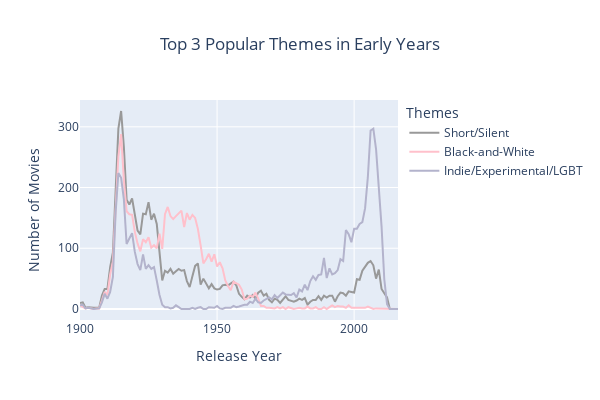
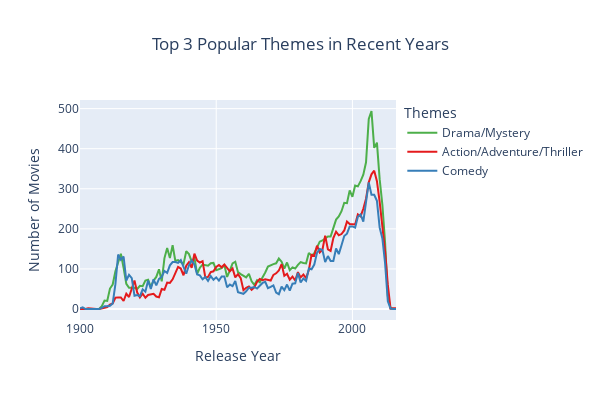

Write notebook code for charts like these, in order.
### Markdown cell above
#### Focus on the top firt and last 3 Themes from 1900 to nowadays

Identify the top 3 popular themes from the first and last 10 years of data and generates interactive plots showing the trends of these themes over time, with associated genres displayed on hover.

### Code cell
# First 3 most popular themes for the earliest years
start_years = theme_years_counts_pivot.iloc[:10] # based on the first 10 years
start_popular_themes = start_years.sum().nlargest(3).index

# First 3 most popular themes for the most recent years
end_years = theme_years_counts_pivot[theme_years_counts_pivot.columns.difference(['Other'])]
end_years = end_years.iloc[-10:] # based on the last 10 years
end_popular_themes = end_years.sum().nlargest(3).index

# Function to create a plot for selected themes
def create_theme_plot(themes, title):
    fig = go.Figure()

    for theme in themes:
        if theme in theme_years_counts_pivot.columns:
            # Get genres associated with the theme
            associated_genres = theme_mapping.get(theme, [])
            if len(associated_genres) > 5:
                genres_text = ', '.join(associated_genres[:5]) + ', ...'  # Truncate and add ellipsis
            else:
                genres_text = ', '.join(associated_genres)
            
            fig.add_trace(go.Scatter(
                x=theme_years_counts_pivot.index,
                y=theme_years_counts_pivot[theme],
                mode='lines',
                name=theme,
                line=dict(color=theme_colors.get(theme, 'gray')),
                hovertemplate=f'<b>Genres:</b> {genres_text}<br>'
                              f'<b>Year:</b> %{{x}}<br><b>Number of Movies:</b> %{{y}}<br>'
            ))

    fig.update_layout(
        title={
            'text': title,
            'x': 0.5,
            'xanchor': 'center'
        },
        xaxis_title='Release Year',
        yaxis_title='Number of Movies',
        legend_title="Themes",
        height=400,
        width=600,
    )

    return fig

# Create plots
fig_start = create_theme_plot(start_popular_themes, "Top 3 Popular Themes in Early Years")
fig_end = create_theme_plot(end_popular_themes, "Top 3 Popular Themes in Recent Years")

# Show the plots
fig_start.show()
fig_end.show()
fig_start.write_html('/Users/lilly-flore/Desktop/line_start_3.html')
fig_end.write_html('/Users/lilly-flore/Desktop/line_end_3.html')

### Figure 1 — Plotly figure (JSON) as saved in the notebook; plotly's stock layout.template omitted (floating-point values rounded to 4 significant figures)
{"data": [{"hovertemplate": "<b>Genres:</b> short film, silent film<br><b>Year:</b> %{x}<br><b>Number of Movies:</b> %{y}<br>", "line": {"color": "#999999"}, "mode": "lines", "name": "Short/Silent", "type": "scatter", "x": [1900, 1901, 1902, 1903, 1905, 1906, 1907, 1908, 1909, 1910, 1911, 1912, 1913, 1914, 1915, 1916, 1917, 1918, 1919, 1920, 1921, 1922, 1923, 1924, 1925, 1926, 1927, 1928, 1929, 1930, 1931, 1932, 1933, 1934, 1935, 1936, 1937, 1938, 1939, 1940, 1941, 1942, 1943, 1944, 1945, 1946, 1947, 1948, 1949, 1950, 1951, 1952, 1953, 1954, 1955, 1956, 1957, 1958, 1959, 1960, 1961, 1962, 1963, 1964, 1965, 1966, 1967, 1968, 1969, 1970, 1971, 1972, 1973, 1974, 1975, 1976, 1977, 1978, 1979, 1980, 1981, 1982, 1983, 1984, 1985, 1986, 1987, 1988, 1989, 1990, 1991, 1992, 1993, 1994, 1995, 1996, 1997, 1998, 1999, 2000, 2001, 2002, 2003, 2004, 2005, 2006, 2007, 2008, 2009, 2010, 2011, 2012, 2013, 2014, 2015, 2016], "y": [10, 11, 2, 3, 2, 2, 2, 22, 33, 33, 69, 93, 200, 297, 326, 267, 180, 172, 182, 155, 129, 123, 157, 156, 176, 147, 157, 140, 98, 47, 63, 60, 66, 58, 62, 66, 63, 64, 46, 36, 54, 71, 75, 40, 50, 42, 34, 41, 34, 32, 33, 39, 40, 39, 42, 45, 39, 25, 20, 16, 22, 19, 23, 17, 27, 30, 22, 25, 15, 11, 17, 15, 10, 16, 21, 15, 14, 12, 14, 17, 15, 18, 7, 12, 15, 15, 21, 15, 22, 19, 22, 22, 12, 21, 27, 26, 22, 29, 28, 27, 49, 48, 63, 70, 76, 79, 72, 50, 65, 33, 26, 19, 0, 0, 0, 0]}, {"hovertemplate": "<b>Genres:</b> black-and-white<br><b>Year:</b> %{x}<br><b>Number of Movies:</b> %{y}<br>", "line": {"color": "pink"}, "mode": "lines", "name": "Black-and-White", "type": "scatter", "x": [1900, 1901, 1902, 1903, 1905, 1906, 1907, 1908, 1909, 1910, 1911, 1912, 1913, 1914, 1915, 1916, 1917, 1918, 1919, 1920, 1921, 1922, 1923, 1924, 1925, 1926, 1927, 1928, 1929, 1930, 1931, 1932, 1933, 1934, 1935, 1936, 1937, 1938, 1939, 1940, 1941, 1942, 1943, 1944, 1945, 1946, 1947, 1948, 1949, 1950, 1951, 1952, 1953, 1954, 1955, 1956, 1957, 1958, 1959, 1960, 1961, 1962, 1963, 1964, 1965, 1966, 1967, 1968, 1969, 1970, 1971, 1972, 1973, 1974, 1975, 1976, 1977, 1978, 1979, 1980, 1981, 1982, 1983, 1984, 1985, 1986, 1987, 1988, 1989, 1990, 1991, 1992, 1993, 1994, 1995, 1996, 1997, 1998, 1999, 2000, 2001, 2002, 2003, 2004, 2005, 2006, 2007, 2008, 2009, 2010, 2011, 2012, 2013, 2014, 2015, 2016], "y": [6, 4, 1, 2, 0, 1, 1, 14, 28, 23, 57, 78, 173, 251, 288, 212, 161, 156, 155, 127, 108, 95, 115, 110, 118, 101, 105, 100, 124, 99, 156, 168, 153, 148, 153, 157, 162, 135, 158, 147, 155, 150, 132, 105, 75, 82, 91, 78, 90, 70, 77, 67, 47, 38, 31, 45, 42, 40, 32, 16, 17, 22, 20, 27, 17, 5, 5, 2, 2, 2, 1, 3, 1, 3, 0, 3, 2, 0, 1, 2, 1, 1, 4, 1, 1, 3, 0, 0, 3, 0, 3, 6, 3, 5, 4, 4, 2, 6, 2, 2, 3, 2, 3, 2, 4, 2, 0, 1, 1, 0, 0, 1, 0, 0, 0, 0]}, {"hovertemplate": "<b>Genres:</b> indie, experimental film, lgbt, gay, gay themed, ...<br><b>Year:</b> %{x}<br><b>Number of Movies:</b> %{y}<br>", "line": {"color": "#b3b3cc"}, "mode": "lines", "name": "Indie/Experimental/LGBT", "type": "scatter", "x": [1900, 1901, 1902, 1903, 1905, 1906, 1907, 1908, 1909, 1910, 1911, 1912, 1913, 1914, 1915, 1916, 1917, 1918, 1919, 1920, 1921, 1922, 1923, 1924, 1925, 1926, 1927, 1928, 1929, 1930, 1931, 1932, 1933, 1934, 1935, 1936, 1937, 1938, 1939, 1940, 1941, 1942, 1943, 1944, 1945, 1946, 1947, 1948, 1949, 1950, 1951, 1952, 1953, 1954, 1955, 1956, 1957, 1958, 1959, 1960, 1961, 1962, 1963, 1964, 1965, 1966, 1967, 1968, 1969, 1970, 1971, 1972, 1973, 1974, 1975, 1976, 1977, 1978, 1979, 1980, 1981, 1982, 1983, 1984, 1985, 1986, 1987, 1988, 1989, 1990, 1991, 1992, 1993, 1994, 1995, 1996, 1997, 1998, 1999, 2000, 2001, 2002, 2003, 2004, 2005, 2006, 2007, 2008, 2009, 2010, 2011, 2012, 2013, 2014, 2015, 2016], "y": [6, 7, 1, 2, 0, 1, 1, 11, 25, 17, 28, 53, 159, 224, 216, 181, 107, 116, 125, 94, 74, 64, 90, 66, 72, 66, 69, 47, 23, 7, 3, 3, 1, 2, 6, 3, 0, 0, 0, 0, 2, 0, 2, 3, 0, 0, 3, 3, 2, 5, 1, 0, 2, 2, 2, 5, 3, 4, 6, 7, 7, 12, 10, 17, 11, 10, 14, 16, 19, 16, 23, 18, 22, 27, 24, 23, 23, 26, 19, 32, 29, 40, 31, 46, 54, 48, 56, 57, 84, 51, 67, 57, 59, 64, 82, 79, 130, 123, 110, 132, 132, 140, 143, 166, 217, 294, 297, 263, 204, 136, 49, 8, 0, 0, 0, 0]}], "layout": {"height": 400, "legend": {"title": {"text": "Themes"}}, "title": {"text": "Top 3 Popular Themes in Early Years", "x": 0.5, "xanchor": "center"}, "width": 600, "xaxis": {"title": {"text": "Release Year"}}, "yaxis": {"title": {"text": "Number of Movies"}}}}

### Figure 2 — Plotly figure (JSON) as saved in the notebook; plotly's stock layout.template omitted (floating-point values rounded to 4 significant figures)
{"data": [{"hovertemplate": "<b>Genres:</b> drama, family drama, melodrama, crime drama, political drama, ...<br><b>Year:</b> %{x}<br><b>Number of Movies:</b> %{y}<br>", "line": {"color": "#4daf4a"}, "mode": "lines", "name": "Drama/Mystery", "type": "scatter", "x": [1900, 1901, 1902, 1903, 1905, 1906, 1907, 1908, 1909, 1910, 1911, 1912, 1913, 1914, 1915, 1916, 1917, 1918, 1919, 1920, 1921, 1922, 1923, 1924, 1925, 1926, 1927, 1928, 1929, 1930, 1931, 1932, 1933, 1934, 1935, 1936, 1937, 1938, 1939, 1940, 1941, 1942, 1943, 1944, 1945, 1946, 1947, 1948, 1949, 1950, 1951, 1952, 1953, 1954, 1955, 1956, 1957, 1958, 1959, 1960, 1961, 1962, 1963, 1964, 1965, 1966, 1967, 1968, 1969, 1970, 1971, 1972, 1973, 1974, 1975, 1976, 1977, 1978, 1979, 1980, 1981, 1982, 1983, 1984, 1985, 1986, 1987, 1988, 1989, 1990, 1991, 1992, 1993, 1994, 1995, 1996, 1997, 1998, 1999, 2000, 2001, 2002, 2003, 2004, 2005, 2006, 2007, 2008, 2009, 2010, 2011, 2012, 2013, 2014, 2015, 2016], "y": [0, 1, 0, 0, 0, 1, 0, 7, 21, 20, 51, 61, 94, 116, 138, 103, 63, 53, 53, 53, 50, 58, 57, 71, 73, 55, 71, 80, 99, 69, 127, 152, 127, 159, 120, 122, 117, 112, 144, 137, 118, 128, 88, 103, 111, 109, 108, 114, 115, 97, 100, 102, 110, 80, 96, 114, 118, 92, 87, 83, 79, 88, 69, 60, 72, 67, 78, 91, 106, 110, 112, 114, 126, 118, 101, 116, 97, 104, 101, 110, 117, 115, 114, 140, 133, 139, 155, 168, 171, 176, 181, 181, 200, 223, 231, 244, 265, 264, 296, 280, 308, 306, 319, 335, 366, 474, 494, 402, 415, 324, 260, 165, 32, 2, 0, 0]}, {"hovertemplate": "<b>Genres:</b> action, thriller, adventure, fantasy adventure, action comedy, ...<br><b>Year:</b> %{x}<br><b>Number of Movies:</b> %{y}<br>", "line": {"color": "#e41a1c"}, "mode": "lines", "name": "Action/Adventure/Thriller", "type": "scatter", "x": [1900, 1901, 1902, 1903, 1905, 1906, 1907, 1908, 1909, 1910, 1911, 1912, 1913, 1914, 1915, 1916, 1917, 1918, 1919, 1920, 1921, 1922, 1923, 1924, 1925, 1926, 1927, 1928, 1929, 1930, 1931, 1932, 1933, 1934, 1935, 1936, 1937, 1938, 1939, 1940, 1941, 1942, 1943, 1944, 1945, 1946, 1947, 1948, 1949, 1950, 1951, 1952, 1953, 1954, 1955, 1956, 1957, 1958, 1959, 1960, 1961, 1962, 1963, 1964, 1965, 1966, 1967, 1968, 1969, 1970, 1971, 1972, 1973, 1974, 1975, 1976, 1977, 1978, 1979, 1980, 1981, 1982, 1983, 1984, 1985, 1986, 1987, 1988, 1989, 1990, 1991, 1992, 1993, 1994, 1995, 1996, 1997, 1998, 1999, 2000, 2001, 2002, 2003, 2004, 2005, 2006, 2007, 2008, 2009, 2010, 2011, 2012, 2013, 2014, 2015, 2016], "y": [0, 0, 0, 2, 0, 0, 0, 1, 3, 5, 11, 14, 28, 29, 29, 20, 38, 30, 48, 71, 41, 29, 38, 28, 35, 36, 38, 31, 29, 50, 48, 66, 65, 74, 92, 105, 101, 84, 108, 117, 103, 138, 121, 116, 119, 79, 80, 92, 94, 105, 110, 104, 111, 101, 94, 101, 79, 87, 77, 47, 53, 56, 48, 54, 68, 75, 72, 74, 73, 71, 85, 89, 96, 112, 83, 88, 73, 81, 71, 92, 79, 86, 77, 97, 135, 133, 158, 141, 148, 183, 149, 145, 177, 193, 184, 187, 196, 218, 212, 212, 211, 236, 231, 250, 275, 316, 336, 345, 319, 267, 210, 144, 60, 1, 2, 2]}, {"hovertemplate": "<b>Genres:</b> comedy, romantic comedy, black comedy, slapstick, comedy-drama, ...<br><b>Year:</b> %{x}<br><b>Number of Movies:</b> %{y}<br>", "line": {"color": "#377eb8"}, "mode": "lines", "name": "Comedy", "type": "scatter", "x": [1900, 1901, 1902, 1903, 1905, 1906, 1907, 1908, 1909, 1910, 1911, 1912, 1913, 1914, 1915, 1916, 1917, 1918, 1919, 1920, 1921, 1922, 1923, 1924, 1925, 1926, 1927, 1928, 1929, 1930, 1931, 1932, 1933, 1934, 1935, 1936, 1937, 1938, 1939, 1940, 1941, 1942, 1943, 1944, 1945, 1946, 1947, 1948, 1949, 1950, 1951, 1952, 1953, 1954, 1955, 1956, 1957, 1958, 1959, 1960, 1961, 1962, 1963, 1964, 1965, 1966, 1967, 1968, 1969, 1970, 1971, 1972, 1973, 1974, 1975, 1976, 1977, 1978, 1979, 1980, 1981, 1982, 1983, 1984, 1985, 1986, 1987, 1988, 1989, 1990, 1991, 1992, 1993, 1994, 1995, 1996, 1997, 1998, 1999, 2000, 2001, 2002, 2003, 2004, 2005, 2006, 2007, 2008, 2009, 2010, 2011, 2012, 2013, 2014, 2015, 2016], "y": [2, 4, 0, 0, 0, 1, 0, 3, 7, 7, 8, 14, 62, 136, 123, 131, 71, 85, 77, 33, 35, 32, 49, 43, 71, 50, 74, 59, 75, 80, 95, 90, 109, 117, 117, 115, 122, 105, 88, 109, 121, 111, 86, 84, 74, 80, 70, 82, 73, 79, 71, 81, 81, 54, 61, 57, 70, 42, 40, 38, 44, 53, 53, 55, 51, 57, 65, 68, 52, 55, 59, 41, 37, 56, 47, 61, 46, 63, 64, 90, 66, 76, 70, 101, 99, 111, 140, 150, 147, 117, 132, 120, 120, 151, 137, 159, 182, 188, 206, 206, 203, 230, 236, 218, 263, 316, 285, 285, 270, 203, 176, 114, 19, 1, 0, 0]}], "layout": {"height": 400, "legend": {"title": {"text": "Themes"}}, "title": {"text": "Top 3 Popular Themes in Recent Years", "x": 0.5, "xanchor": "center"}, "width": 600, "xaxis": {"title": {"text": "Release Year"}}, "yaxis": {"title": {"text": "Number of Movies"}}}}
